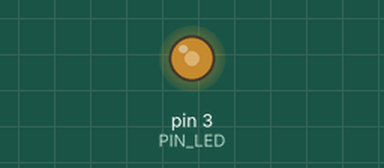
Bench run of a sketch on a simulated Arduino Uno, built with avr-gcc and run on an emulated ATmega328P. Parts: output pins drawn as LEDs (lit = HIGH).

Above: at 0.05 s.
At 2.7 s:
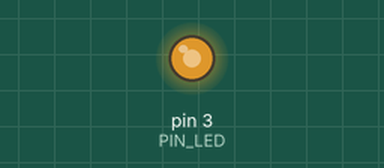
At 4.6 s:
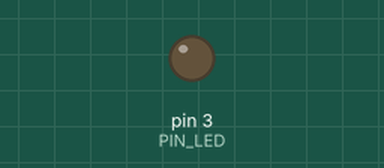
At 5.85 s:
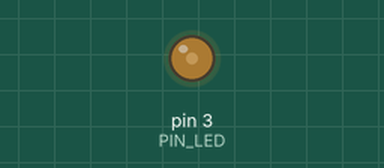
Timing chart, 0 to 8.2 s (numbered marks = the images above):
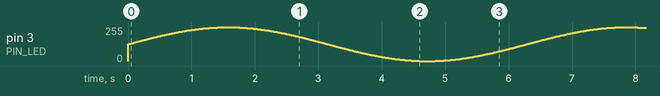

The sketch:

sine-wave.ino
```cpp
#define PIN_LED 3

void setup() {
  pinMode(PIN_LED, OUTPUT);
}

void loop() {
  analogWrite(PIN_LED, (sin(millis()/1000.0)+1) * 127);
  delay(10);
}
```
